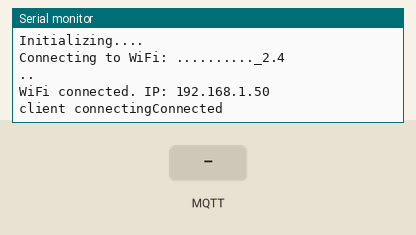
Recording of a sketch running on a simulated ESP32. Shown: the last lines printed to the serial monitor. Inputs (shaded band) come from the test bench. WiFi joins after 1.5 s; servers stay silent unless stated; no MQTT or app messages arrive unless stated.

Above: at 3.2 s.
3.3 s: MQTT message "1" arrives on the first subscribed topic
At 4.4 s:
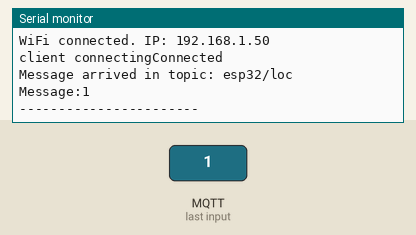
4.8 s: MQTT message "on" arrives on the first subscribed topic
At 5.5 s:
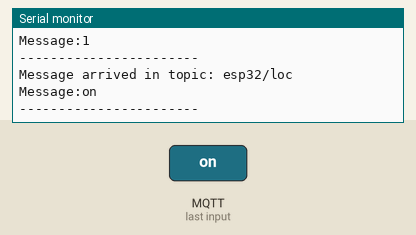
6.3 s: MQTT message "off" arrives on the first subscribed topic
At 6.7 s:
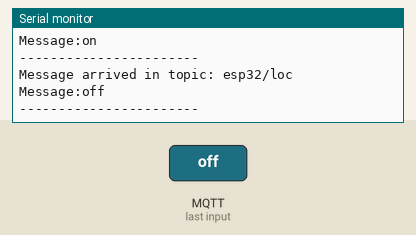

The sketch:

mqtt-test.ino
```cpp
//migrate from http to mqtt
//test code for mqtt portocol
#include <WiFi.h>
#include <PubSubClient.h>


const char* ssid = ".........._2.4";
const char* password = "135B@Santa$$246";

const char *mqtt_broker = "broker.emqx.io";
const char *topic = "esp32/loc";
const char *mqtt_username = "emqx";
const char *mqtt_password = "public";
const int mqtt_port = 1883;

WiFiClient espClient;
PubSubClient client(espClient);


void setup() {
  // put your setup code here, to run once:
  Serial.begin(115200);
  Serial.println("Initializing....");
  connectWifi();
  connectToMTQQ();

  WiFi.setAutoReconnect(true);
  WiFi.persistent(true);
}

void loop() {
  // put your main code here, to run repeatedly:
  client.loop();
  static unsigned long lastMsg = 0;
  if (millis() - lastMsg > 5000) {
    lastMsg = millis();
    client.publish(topic, "Hi, I'm ESP32 ^^",true);
  }
}

void connectWifi(){
    Serial.print("Connecting to WiFi: ");
  Serial.println(ssid);
  WiFi.begin(ssid, password);

  int retries = 0;
  while (WiFi.status() != WL_CONNECTED && retries < 10) {
    delay(1000);
    Serial.print(".");
    retries++;
  }

  if (WiFi.status() == WL_CONNECTED) {
    Serial.println("\nWiFi connected. IP: " + WiFi.localIP().toString());
  } else {
    Serial.println("\nFailed to connect to WiFi");
  }
}

void connectToMTQQ(){
  client.setServer(mqtt_broker, mqtt_port);
  client.setCallback(callback);
  while(!client.connected()){
    String client_id = "esp32-client-";
    client_id += String(WiFi.macAddress());
    Serial.printf("client connecting");
    if(client.connect(client_id.c_str(),mqtt_username,mqtt_password)){
      Serial.println("Connected");
    }else{
      Serial.print("Failed with state");
      Serial.print(client.state());
      delay(2000);
    }
  }

  client.publish(topic, "Hi, I'm ESP32 ^^");
  client.subscribe(topic);
}

void callback(char *topic, byte *payload, unsigned int length) {
    Serial.print("Message arrived in topic: ");
    Serial.println(topic);
    Serial.print("Message:");
    for (int i = 0; i < length; i++) {
        Serial.print((char) payload[i]);
    }
    Serial.println();
    Serial.println("-----------------------");
}
```

Measured:
- after the input at 3.3 s, the serial monitor: prints a new line at once (image 1)
- after the input at 4.8 s, the serial monitor: prints a new line at once (image 2)
- after the input at 6.3 s, the serial monitor: prints a new line at once (image 3)
